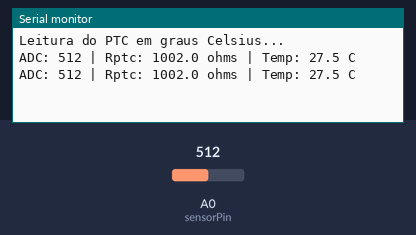
A sketch run on a simulated Arduino Uno, built with avr-gcc and run on an emulated ATmega328P. Shown: the last lines printed to the serial monitor. The test bench sets the inputs (shaded band); at power-on: A0 (sensorPin) = 512.

Above: at 2.2 s.
2.3 s: A0 (sensorPin) set to 1010
At 3.6 s:
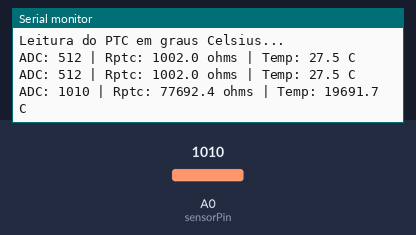
3.8 s: A0 (sensorPin) set to 1023
At 4.8 s:
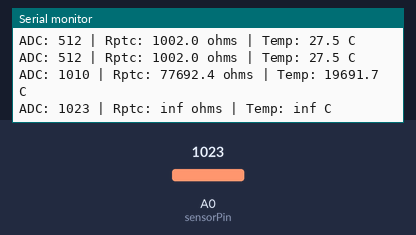

The sketch:

sketch_TemperaturaPTC.ino
```cpp
int sensorPin = A0;
float Rfixo = 1000.0;   // resistor fixo do divisor (ohms)
float R25   = 1000.0;   // resistência nominal do PTC a 25 °C
float alpha = 0.0039;   // coeficiente do PTC (fração por °C)

void setup() {
  Serial.begin(115200);
  delay(1000);
  Serial.println("Leitura do PTC em graus Celsius...");
}

void loop() {
  int leituraADC = analogRead(sensorPin);
  float tensao = leituraADC * (3.3 / 1023.0);

  // Calcula a resistência do PTC a partir do divisor
  float Rptc = Rfixo * ((tensao / (3.3 - tensao)));

  // Converte para temperatura (°C)
  float temperatura = ((Rptc - R25) / (R25 * alpha)) + 27.0;

  Serial.print("ADC: ");
  Serial.print(leituraADC);
  Serial.print(" | Rptc: ");
  Serial.print(Rptc, 1);
  Serial.print(" ohms | Temp: ");
  Serial.print(temperatura, 1);
  Serial.println(" C");

  delay(1000);
}
```

Measured:
- the behaviour switches between 1022 and 1023 on A0 (sensorPin) (found by bisection; images 1 and 2)
- after the input at 2.3 s, the serial monitor: prints a new line after 0.70 s (image 1)
- after the input at 3.8 s, the serial monitor: prints a new line after 0.21 s (image 2)
